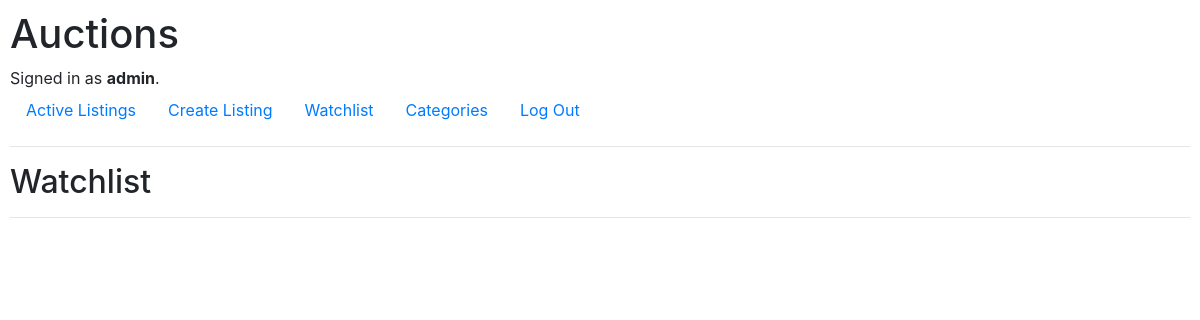
Before: /watchlist (signed in) with the older database file.
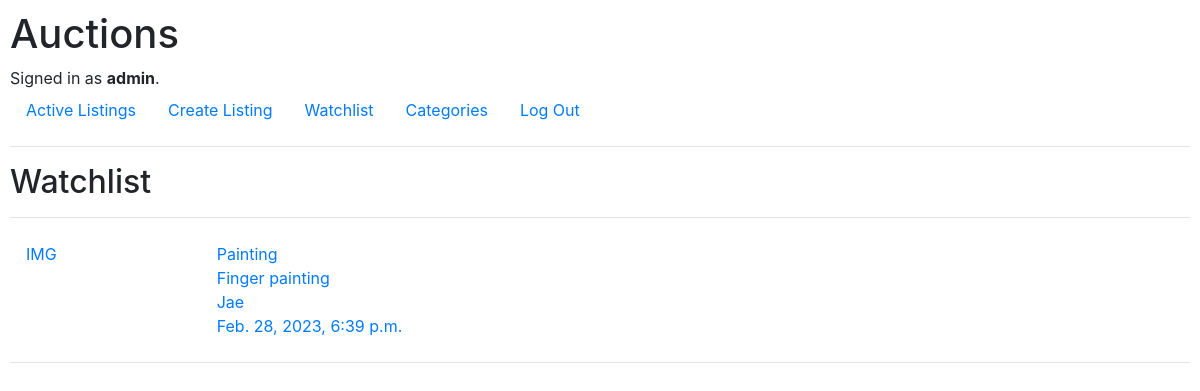
After: the same page with the newer database file.
### auctions/models.py (models this page shows, shortened)
class Watchlist(models.Model):
    listing = models.ForeignKey(Listing, on_delete=models.CASCADE)
    user    = models.ForeignKey(User, on_delete=models.CASCADE)

class Listing(models.Model):
    title           = models.CharField(max_length=30)
    category        = models.ForeignKey(Category, null=True, on_delete=models.SET_NULL)
    condition       = models.ForeignKey(Condition, null=True, on_delete=models.SET_NULL)
    description     = models.TextField(max_length=300)
    start_dateTime  = models.DateTimeField(auto_now_add=True)
    end_dateTime    = models.DateTimeField(null=True, blank=True)
    seller          = models.ForeignKey(User, on_delete=models.CASCADE)
    starting_price  = models.DecimalField(max_digits=10, decimal_places=2, default=None)

class User(AbstractUser):
    pass

### auctions/views.py (the view)
# urls.py: path("watchlist", views.watchlist, name="watchlist"),
def watchlist(request):
    if request.GET.get("watch_listing"):
        if "add" in request.GET.get("watch_listing"):
            listing_id = request.GET.get("watch_listing").replace("add ", "")
            listing = Listing.objects.get(pk=listing_id)
            w = Watchlist(listing=listing, user=request.user)
            w.save()
            return HttpResponseRedirect(reverse("listing", args=listing_id))
        else:
            listing_id = request.GET.get("watch_listing").replace("remove ", "")
            listing = Listing.objects.get(pk=listing_id)
            Watchlist.objects.filter(listing=listing).get(user=request.user).delete()
            return HttpResponseRedirect(reverse("listing", args=listing_id))
    else:
        return render(request, "auctions/watchlist.html", {
            "watchlist" : Watchlist.objects.filter(user=request.user)
        })

### auctions/templates/auctions/watchlist.html
{% extends "auctions/layout.html" %}
{% block body %}
    <h2>Watchlist</h2>
    {% for item in watchlist %}
        <hr>
        <a class="nav-link" href="{% url 'listing' item.listing.id %}">
            <div class="listing-row">
                <div>
                    <p> IMG</p>
                </div>
                <div>
                    {{ item.listing.title }} <br>
                    {{ item.listing.description }} <br>
                    {{ item.listing.seller }} <br>
                    {{ item.listing.end_dateTime }}
                </div>
            </div>
        </a>
    {% endfor %}
    <hr>
{% endblock %}

Changed rows visible on the page:
added Watchlist: listing "Painting", listing.description "Finger painting", listing.seller "Jae", listing.end_dateTime "Feb. 28, 2023, 6:39 p.m."
